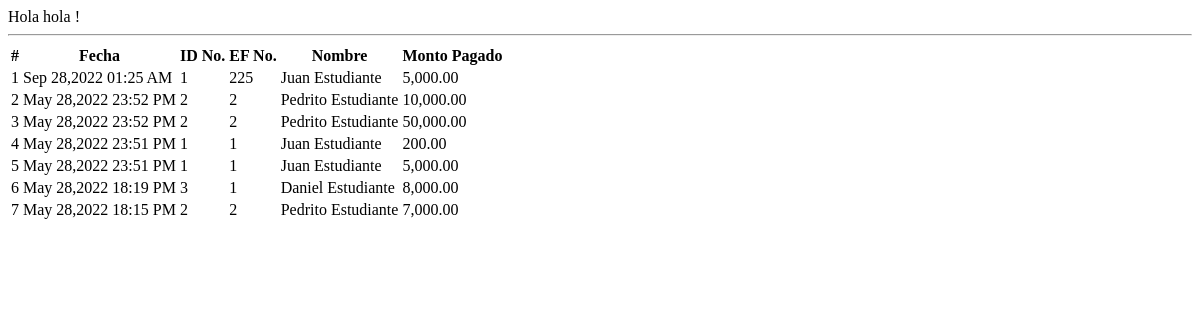
The app's page /home.php with its own data.
### tables this page shows
CREATE TABLE `payments` (
  `id` int(30) NOT NULL,
  `ef_id` int(30) NOT NULL,
  `amount` float NOT NULL,
  `remarks` text NOT NULL,
  `date_created` datetime NOT NULL DEFAULT current_timestamp() ON UPDATE current_timestamp()
);

CREATE TABLE `student` (
  `id` int(30) NOT NULL,
  `id_no` varchar(100) NOT NULL,
  `name` text NOT NULL,
  `contact` varchar(100) NOT NULL,
  `address` text NOT NULL,
  `email` varchar(200) NOT NULL,
  `date_created` datetime NOT NULL DEFAULT current_timestamp()
);

CREATE TABLE `student_ef_list` (
  `id` int(30) NOT NULL,
  `student_id` int(30) NOT NULL,
  `ef_no` varchar(200) NOT NULL,
  `course_id` int(30) NOT NULL,
  `total_fee` float NOT NULL,
  `date_created` datetime NOT NULL DEFAULT current_timestamp()
);

### home.php (the view, shortened to what this page needs)
<?php include 'db_connect.php' ?>
<div class="containe-fluid">
    <div class="row mt-3 ml-3 mr-3">
        <div class="col-lg-12">
            <div class="card">
                <div class="card-body">
                    <?php echo "Hola hola " . $_SESSION['login_name'] . "!"  ?>
                    <hr>
                    <table class="table table-condensed table-bordered table-hover">
                        <thead>
                            <tr>
                                <th class="text-center">#</th>
                                <th class="">Fecha</th>
                                <th class="">ID No.</th>
                                <th class="">EF No.</th>
                                <th class="">Nombre</th>
                                <th class="">Monto Pagado</th>
                            </tr>
                        </thead>
                        <tbody>
                            <?php
                            $i = 1;
                            $payments = $conn->query("SELECT p.*,s.name as sname, ef.ef_no,s.id_no FROM payments p inner join student_ef_list ef on ef.id = p.ef_id inner join student s on s.id = ef.student_id order by unix_timestamp(p.date_created) desc ");
                            if ($payments->num_rows > 0) :
                                while ($row = $payments->fetch_assoc()) :
                            ?>
                                    <tr>
                                        <td class="text-center"><?php echo $i++ ?></td>
                                        <td>
                                            <p><?php echo date("M d,Y H:i A", strtotime($row['date_created'])) ?></p>
                                        </td>
                                        <td>
                                            <p><?php echo $row['id_no'] ?></p>
                                        </td>
                                        <td>
                                            <p><?php echo $row['ef_no'] ?></p>
                                        </td>
                                        <td>
                                            <p><?php echo ucwords($row['sname']) ?></p>
                                        </td>
                                        <td class="text-right">
                                            <p><?php echo number_format($row['amount'], 2) ?></p>
                                        </td>
                                    </tr>
                                <?php
                                endwhile;
                            else :
                                ?>
                                <tr>
                                    <th class="text-center" colspan="7">Sin datos que mostrar.</th>
                                </tr>
                            <?php
                            endif;
                            ?>
                        </tbody>
                    </table>
                </div>
            </div>
        </div>
    </div>
</div>

### records on screen
payments: date_created "Sep 28,2022 01:25 AM", student.id_no "1", student_ef_list.ef_no "225", student.name "Juan Estudiante", amount "5,000.00"
payments: date_created "May 28,2022 23:52 PM", student.id_no "2", student_ef_list.ef_no "2", student.name "Pedrito Estudiante", amount "10,000.00"
payments: date_created "May 28,2022 23:52 PM", student.id_no "2", student_ef_list.ef_no "2", student.name "Pedrito Estudiante", amount "50,000.00"
payments: date_created "May 28,2022 23:51 PM", student.id_no "1", student_ef_list.ef_no "1", student.name "Juan Estudiante", amount "200.00"
payments: date_created "May 28,2022 23:51 PM", student.id_no "1", student_ef_list.ef_no "1", student.name "Juan Estudiante", amount "5,000.00"
payments: date_created "May 28,2022 18:19 PM", student.id_no "3", student_ef_list.ef_no "1", student.name "Daniel Estudiante", amount "8,000.00"
payments: date_created "May 28,2022 18:15 PM", student.id_no "2", student_ef_list.ef_no "2", student.name "Pedrito Estudiante", amount "7,000.00"
